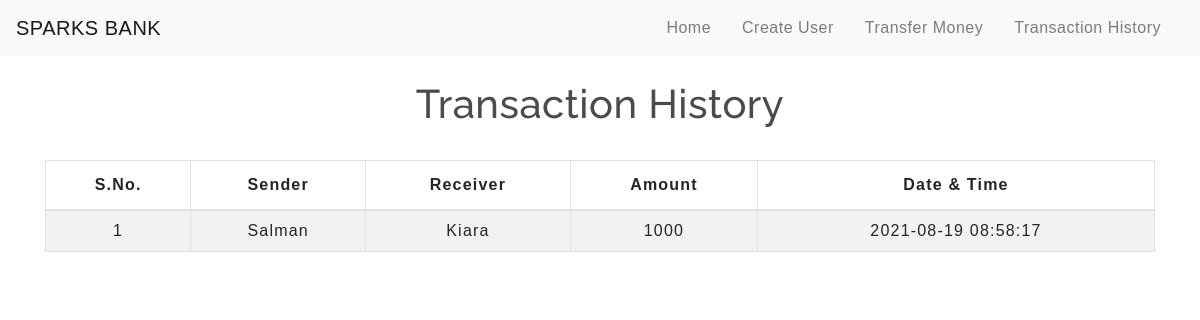
The page /transactionhistory.php on the database its author committed.
### tables this page shows
CREATE TABLE `transaction` (
  `sno` int(3) NOT NULL,
  `sender` text NOT NULL,
  `receiver` text NOT NULL,
  `balance` int(8) NOT NULL,
  `datetime` datetime NOT NULL DEFAULT current_timestamp()
);

### transactionhistory.php (the view, shortened to what this page needs)
<!DOCTYPE html>
<html lang="en">
<head>
    <link rel="stylesheet" href="https://stackpath.bootstrapcdn.com/bootstrap/4.5.2/css/bootstrap.min.css">
    <link rel="stylesheet" type="text/css" href="css/table.css">
    <link rel="stylesheet" type="text/css" href="css/navbar.css">
</head>
<body>
<?php
  include 'navbar.php';
?>
	<div class="container">
        <h2 class="text-center pt-4">Transaction History</h2>
       <br>
       <div class="table-responsive-sm">
    <table class="table table-hover table-striped table-condensed table-bordered">
        <thead>
            <tr>
                <th class="text-center">S.No.</th>
                <th class="text-center">Sender</th>
                <th class="text-center">Receiver</th>
                <th class="text-center">Amount</th>
                <th class="text-center">Date & Time</th>
            </tr>
        </thead>
        <tbody>
        <?php
            include 'config.php';
            $sql ="select * from transaction";
            $query =mysqli_query($conn, $sql);
            while($rows = mysqli_fetch_assoc($query))
            {
        ?>
            <tr>
            <td class="py-2"><?php echo $rows['sno']; ?></td>
            <td class="py-2"><?php echo $rows['sender']; ?></td>
            <td class="py-2"><?php echo $rows['receiver']; ?></td>
            <td class="py-2"><?php echo $rows['balance']; ?> </td>
            <td class="py-2"><?php echo $rows['datetime']; ?> </td>
        <?php
            }
        ?>
        </tbody>
    </table>
    </div>
</div>
</body>
</html>

### css/table.css (style rules this page uses)
* { padding: 0; margin: 0; box-sizing: border-box; font-family: sans-serif; }
h2 { font-size: 40px; }
table { letter-spacing: 1.2px; }
td { text-align: center; }

### css/navbar.css (style rules this page uses)
h2 { color: #4C4B4B; letter-spacing: 0.5px; font-family: raleway; }

### rows shown on the page
transaction: sno "1", sender "Salman", receiver "Kiara", balance "1000", datetime "2021-08-19 08:58:17"
